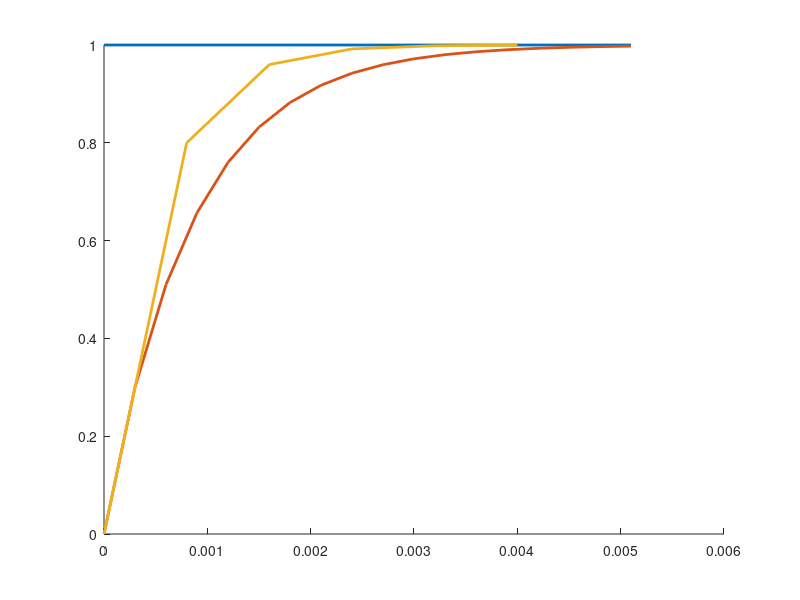

Source code (MATLAB): (Note: this script raises an error after producing the figure.)
%% Setup and compute model
% constants
R = 1000; %resitance
C = 1*10^-6; %capacitance
length = 5.5*10^-3;

%interval of discrete time steps
h = 3*10^-4; 
h_ = 8*10^-4; 

steps = fix(length/h);
steps_ = fix(length/h_);

Vin = ones(1, steps);

% calculate perdiction with time steps of h
Vc = zeros(1, steps);
for i = [1:(steps-1)]
    Vc(i+1) = (1-h/(R*C))*Vc(i) + (h/(R*C))*Vin(i);
end

% calculate perdiction with time steps of h_
Vc_ = zeros(1, steps_);
for i =[1:(steps_-1)]
    Vc_(i+1) = (1-h_/(R*C))*Vc_(i) + (h_/(R*C))*Vin(i);
end

%% Plot model
figure();
hold on;
%plot the input voltage
plot([0:steps-1]*h, Vin,  'linewidth', 2); 
%plot the voltage across the capacitor with time steps of h
plot([0:steps-1]*h, Vc, 'linewidth', 2); 
%plot the voltage across the capacitor with time steps of h'
plot([0:steps_-1]*h_, Vc_, 'linewidth', 2); 
%plot the voltage across capacitor with the continous function
sym t;
V_out(t) = (1-exp(-t/(R*C)));
fplot(@(t) V_out(t), [0 length], 'linewidth', 2); 

set(gca, 'linewidth', 2);
set(gca, 'fontsize', 14);
xlabel("Time (s)")
ylabel("Voltage (V)");
legend("V_{in}", "V_{out}", "V'_{out}", "V_c(t)");
hold off;